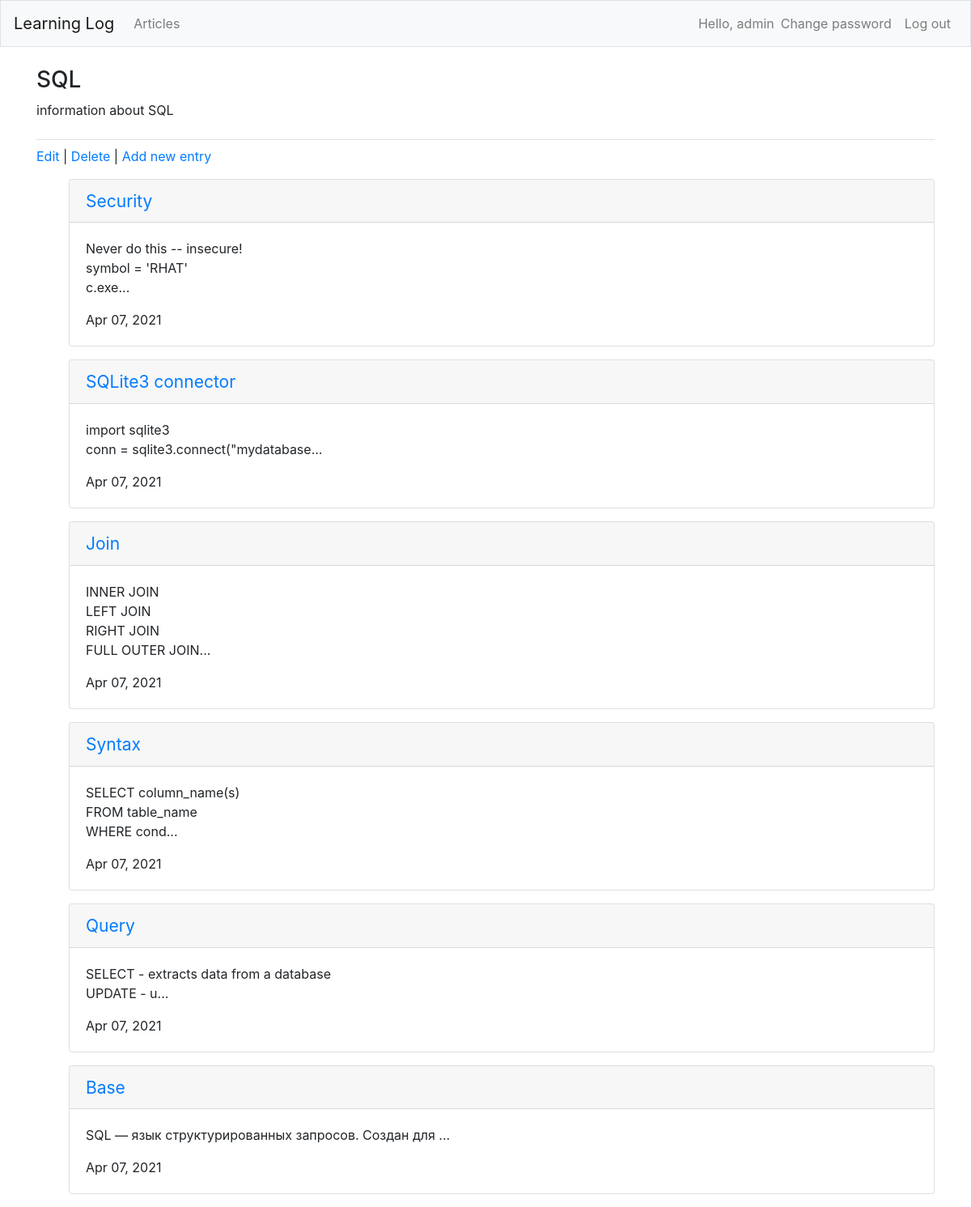
/articles/15/ (signed in), run on the app's committed database.
### users/models.py (models this page shows)
class CustomUser(AbstractUser):
    age = models.PositiveIntegerField(null=True, blank=True)

### articles/models.py (models this page shows, shortened)
class Article(models.Model):
    title = models.CharField(max_length=255)
    body = models.TextField()
    date = models.DateTimeField(auto_now_add=True)
    author = models.ForeignKey(get_user_model(), on_delete=models.CASCADE,)
    class Meta:
        ordering = ['-date']

class Entry(models.Model):
    article = models.ForeignKey(Article, on_delete=models.CASCADE, related_name='entries')
    title = models.CharField(max_length=255)
    body = models.TextField()
    screen = models.ImageField(upload_to='images/', blank=True)
    date = models.DateTimeField(auto_now_add=True)
    author = models.ForeignKey(get_user_model(), on_delete=models.CASCADE,)
    publish = models.DateTimeField(default=timezone.now)
    class Meta:
        ordering = ('-publish',)
        verbose_name_plural = 'Entries'
    def __str__(self):
        if len(self.body) > 50:
            return f'{self.body[:50]}...'
        else:
            return self.body

### articles/views.py (the view)
# urls.py: path('<int:pk>/', ArticleDetailView.as_view(), name='article_detail'),
class ArticleDetailView(LoginRequiredMixin, DetailView):
    model = Article
    template_name = 'article_detail.html'
    login_url = 'login'

### templates/article_detail.html (shortened to what this page needs)
{% extends 'base.html' %}
{% load bootstrap4 %}
{% block page_header %}
    <h3>{{ object.title }}</h3>
    <p>{{ object.body }}</p>
{% endblock page_header %}
{% block content %}
    <p>
        <a href="{% url 'article_edit' article.pk %}">Edit</a> |
        <a href="{% url 'article_delete' article.pk %}">Delete</a> |
        <a href="{% url 'entry_new' article.pk %}">Add new entry</a>
    </p>
    <ul>
        {% for entry in object.entries.all %}
            <div class="card mb-3">
                <h4 class="card-header">
                    <small><a href="{% url 'entry_detail' entry.pk %}">
                        {{entry.title}}
                    </a></small>
                </h4>
                <div class="card-body">
                    {{ entry|linebreaks }}
                    {{ entry.date|date:'M d, Y' }}
                </div>
            </div>
        {% empty %}
        <p>There are no entries for this topic yet.</p>
        {% endfor %}
    </ul>
{% endblock %}

### templates/base.html (shortened to what this page needs)
{% load bootstrap4 %}
<!DOCTYPE html>
<html lang="en">
<head>
    {% bootstrap_css %}
</head>
<body>
    <nav class="navbar navbar-expand-md navbar-light bg-light mb-4 border">
        <a class="navbar-brand" href="{% url 'home' %}">
            Learning Log
        </a>
        <div class="collapse navbar-collapse" id="navbarCollapse">
            <ul class="navbar-nav mr-auto">
                <li class="nav-item">
                    <a class="nav-link" href="{% url 'article_list' %}">Articles</a>
                </li>
            </ul>
            <ul class="navbar-nav ml-auto">
                {% if user.is_authenticated %}
                    <li class="nav-item">
                        <span class="navbar-text"}">
                            Hello, {{ user.username }}
                        </span>
                    </li>
                    <li class="nav-item">
                        <a class="nav-link" href="{% url 'password_change' %}">Change password</a>
                    </li>
                    <li class="nav-item">
                        <a class="nav-link" href="{% url 'logout' %}">Log out</a>
                    </li>
                {% endif %}
            </ul>
        </div>
    </nav>
    <main role="main" class="container">
        <div class="pb-2 mb-2 border-bottom">
            {% block page_header %}{% endblock page_header %}
        </div>
        <div>
            {% block content %}{% endblock content %}
        </div>
    </main>
</body>
</html>

### data on the page
CustomUser: username "admin"
Article: title "SQL", body "information about SQL"
Entry: title "Security", body "Never do this -- insecure! symbol = 'RHAT' c.exe...", date "Apr 07, 2021"
Entry: title "SQLite3 connector", body "import sqlite3 conn = sqlite3.connect(\"mydatabase...", date "Apr 07, 2021"
Entry: title "Join", body "INNER JOIN LEFT JOIN RIGHT JOIN FULL OUTER JOIN...", date "Apr 07, 2021"
Entry: title "Syntax", body "SELECT column_name(s) FROM table_name WHERE cond...", date "Apr 07, 2021"
Entry: title "Query", body "SELECT - extracts data from a database UPDATE - u...", date "Apr 07, 2021"
Entry: title "Base", body "SQL — язык структурированных запросов. Создан для ...", date "Apr 07, 2021"
